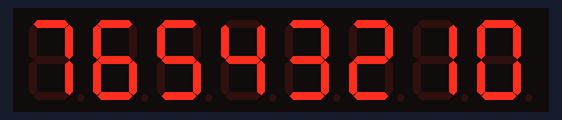
A sketch run on a simulated Arduino Uno, built with avr-gcc and run on an emulated ATmega328P. Parts: 8-digit seven-segment display.

Above: at 0.8 s.
At 6.96 s:
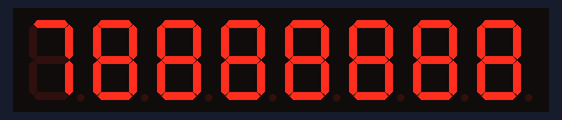
At 11.17 s:
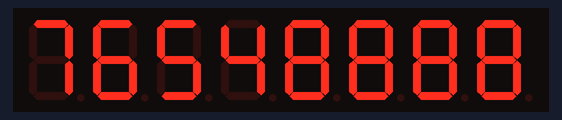
At 19.99 s:
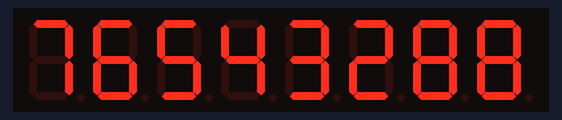
At 29.31 s:
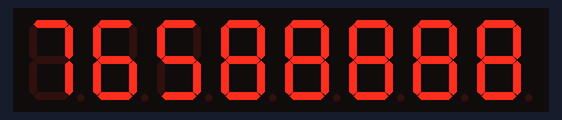
At 38.6 s:
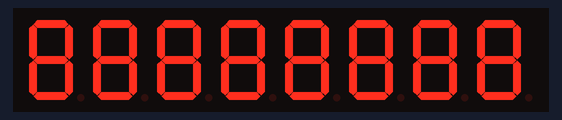

The sketch:

8_led.ino
```cpp
#include "LedControl.h"

LedControl lc=LedControl(12,11,10,1);
// pin 12 ____________________DIN pin
// pin 11 ____________________CLK pin
// pin 10 ____________________CS pin
//

void setup()
{
  // the zero refers to the MAX7219 number, it is zero for 1 chip
  lc.shutdown(0,false);// turn off power saving, enables display
  lc.setIntensity(0,8);// sets brightness (0~15 possible values)
  lc.clearDisplay(0);// clear screen
}

void loop()
{
  //numbers 7 to 0
  for (int a=0; a<8; a++)
  {
    lc.setDigit(0,a,a,false);
    delay(100);
  }
  delay(1000);
  //display number 8 on all segments
  for (int a=0; a<8; a++)
  {
    lc.setDigit(0,a,8,false);
    delay(100);
  }
  delay(1000);
  //
  for (int a=8; a>=0; a--)
  {
    lc.setDigit(0,a,a,false);
    delay(100);
  }
}
```

Measured:
- what the display in image 5 shows lasts 1.2 s, from 38.6 s to 39.8 s
